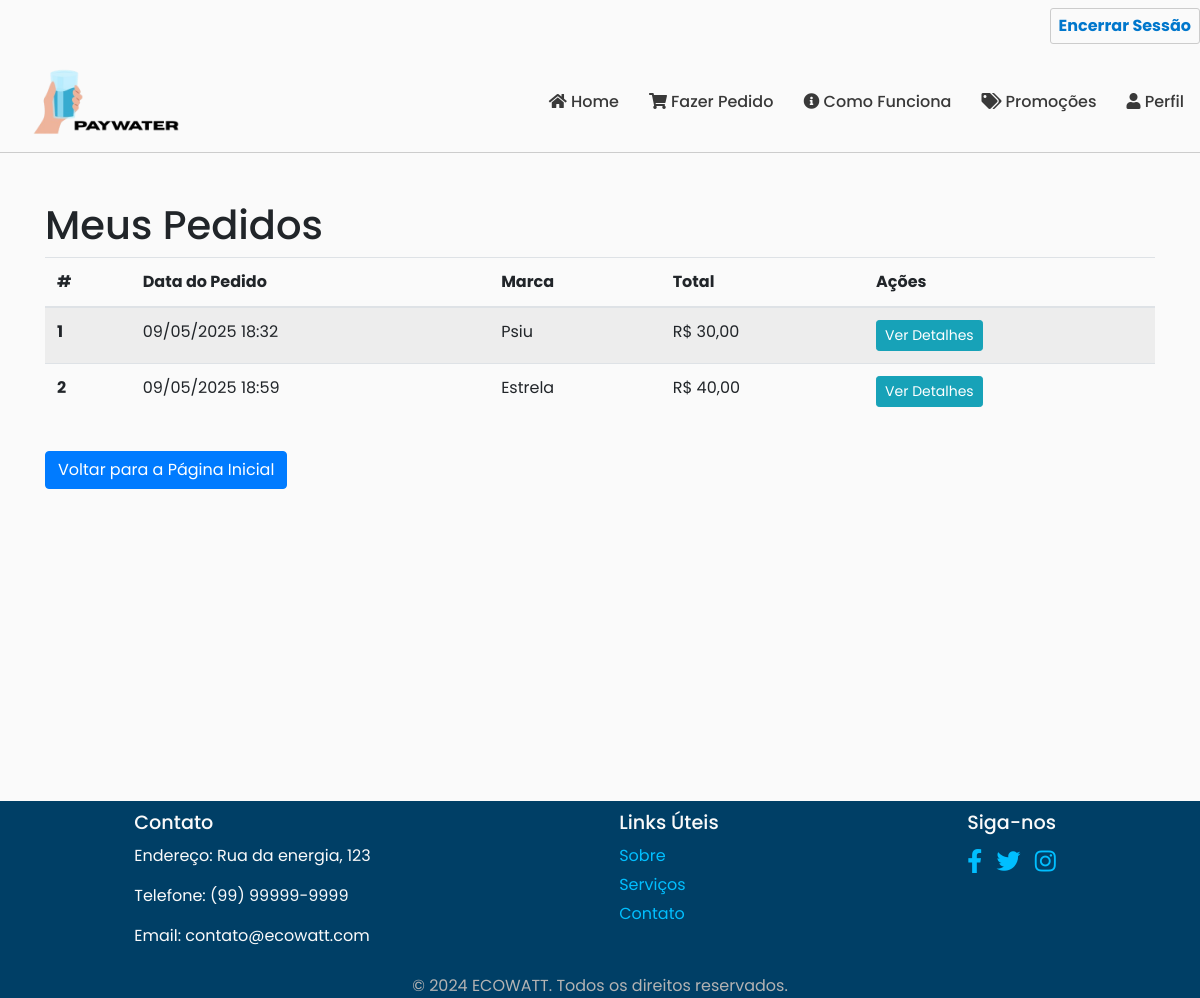
Page /user/meus-pedidos/ (signed in) on the earlier database version.
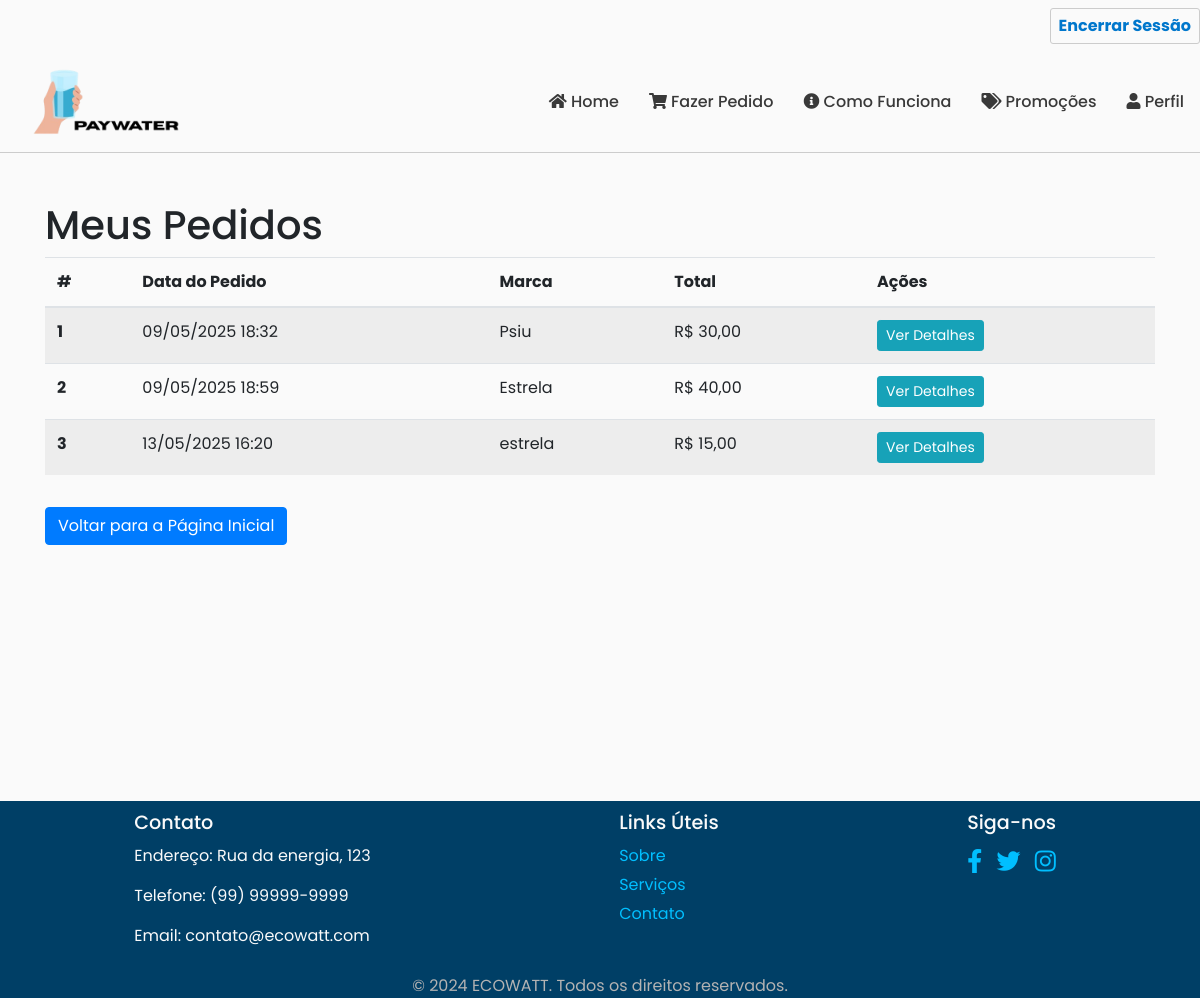
Same page on the later database version.
### main_pages/models.py (models this page shows, shortened)
class Pedido(models.Model):
    usuario = models.ForeignKey(User, on_delete=models.CASCADE, related_name='pedidos')
    data_criacao = models.DateTimeField(auto_now_add=True)
    marca = models.CharField(max_length=20, choices=choice.MARCAS)
    quantidade = models.PositiveIntegerField()
    pagamento = models.CharField(max_length=20, choices=choice.PAGAMENTO)
    tipo_entrega = models.CharField(max_length=20, choices=choice.RETIRADA_ENTREGA)
    valor_total = models.DecimalField(max_digits=6, decimal_places=2, default=Decimal('0.00'))

### usuarios/views.py (the view)
# urls.py: path('meus-pedidos/', views.tabela_pedidos_cliente, name='tabela_pedidos_cliente'),
def tabela_pedidos_cliente(request):
    pedidos = mainModels.Pedido.objects.filter(usuario=request.user)
    return render(request, 'tabela_pedidos_cliente.html', {'pedidos': pedidos})

### usuarios/templates/tabela_pedidos_cliente.html (shortened to what this page needs)
{% extends 'base.html' %}
{% load static %}
{% block main %}
<div class="container mt-5">
    <h1>Meus Pedidos</h1>
    <table class="table table-striped">
        <thead>
            <tr>
                <th scope="col">#</th>
                <th scope="col">Data do Pedido</th>
                <th scope="col">Marca</th>
                <th scope="col">Total</th>
                <th scope="col">Ações</th>
            </tr>
        </thead>
        <tbody>
            {% for pedido in pedidos %}
                <tr>
                    <th scope="row">{{ forloop.counter }}</th>
                    <td>{{ pedido.data_criacao|date:"d/m/Y H:i" }}</td>
                    <td>{{ pedido.marca }}</td>
                    <td>R$ {{ pedido.valor_total|floatformat:2 }}</td>
                    <td>
                        <a href="{% url 'detalhes_pedido' pedido.id %}" class="btn btn-info btn-sm">Ver Detalhes</a>
                    </td>
                </tr>
            {% empty %}
                <tr>
                    <td colspan="5" class="text-center">Você não tem pedidos.</td>
                </tr>
            {% endfor %}
        </tbody>
    </table>
    <a href="{% url 'home' %}" class="btn btn-primary mt-3">Voltar para a Página Inicial</a>
</div>
{% endblock %}

Differences in the rows shown:
added Pedido: data_criacao "13/05/2025 16:20", marca "estrela", valor_total "15,00"
